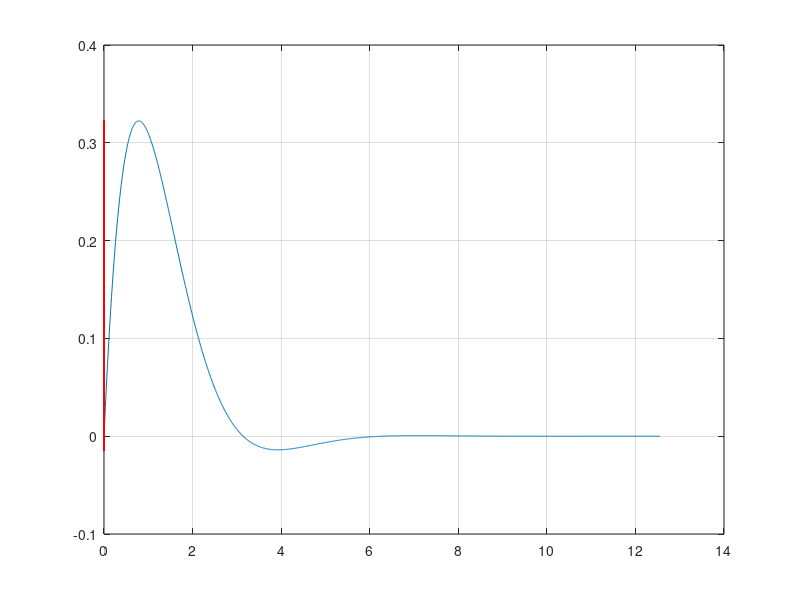
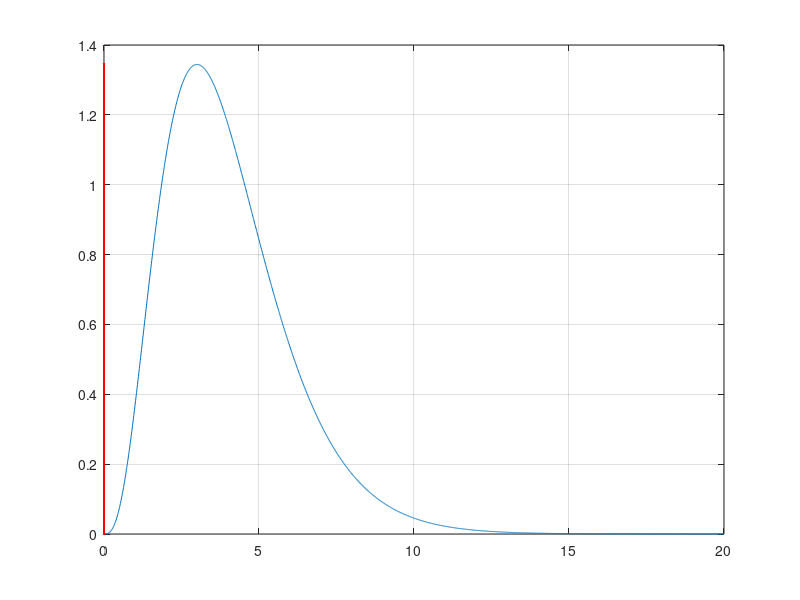

The MATLAB script that drew these images, in order:
clc; clear;
fprintf('\nEjecicio 1\n');
tic;
%Dado la siguente funcion determinar el area bajo la cuva de la siguiente funcion
g=@(x) ((sin(x))./(exp(x)));
f=@(x) sin(x)
a=0;
n=5;

try
  
  h=figure(1);
  x=0:0.01:3.1416*4;
  plot(x,g(x));grid on;hold on;
  plot(a,g(x),':.r');hold on;
  
  [ceros,pesos,integralaguerre]=gauss_la(f,n);
  Sol_analitica=integral(g,0,8);
  error_cometido=abs((Sol_analitica-integralaguerre)/Sol_analitica)*100;
  disp(['Solucion Metodo Cuadratura de Gauss Laguerre: ' num2str(integralaguerre)]);
  disp(['Solucion Analitica: ' num2str(Sol_analitica)]);
  disp(['Error (%): ' num2str(error_cometido)]);
 
catch err
  fprintf('Error: %s\n',err.message);
end
toc;
hold off
fprintf('\n********************************************************************************************************\n')

fprintf('\nEjecicio 2\n');
tic;
%Dado la siguente funcion determinar el area bajo la cuva de la siguiente funcion
g=@(x) ((x.^3)./(exp(x)))
f=@(x) (x.^3)
a=0
n=20;

try
  
  h=figure(2);
  x=0:0.01:20;
  plot(x,g(x));grid on;hold on;
  plot(a,g(x),':.r');hold on;

    
  [ceros,pesos,integralaguerre]=gauss_la(f,n);
  disp(pesos)
  disp(ceros)
  Sol_analitica=integral(g,0,15);
  error_cometido=abs((Sol_analitica-integralaguerre)/Sol_analitica)*100;
  disp(['Solucion Metodo Cuadratura de Gauss Laguerre: ' num2str(integralaguerre)]);
  disp(['Solucion Analitica: ' num2str(Sol_analitica)]);
  disp(['Error (%): ' num2str(error_cometido)]);
  
  
catch err
  fprintf('Error: %s\n',err.message);
end
toc;
hold off;